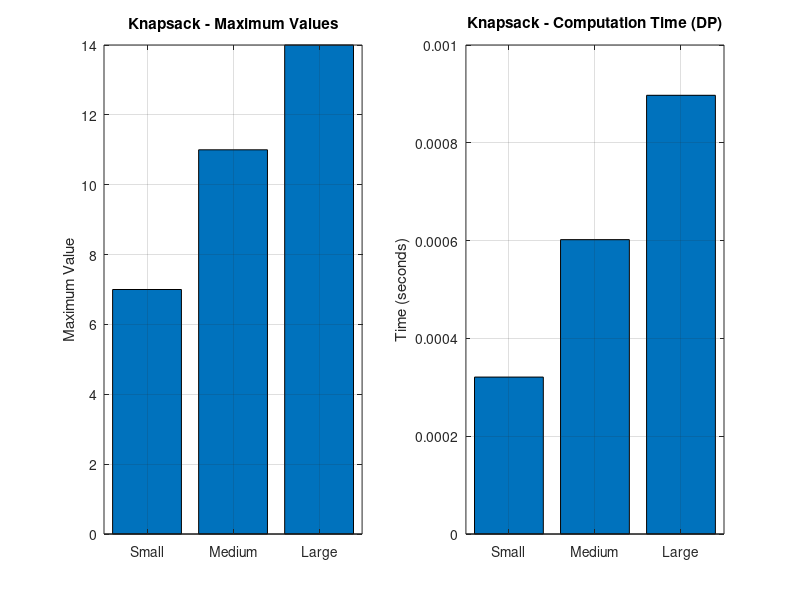

This figure's MATLAB source:
% knapsack_dp.m
function knapsack_dp()
    fprintf('=== Knapsack Problem (Dynamic Programming) ===\n');
    
    % Test cases of different sizes
    test_cases = {
        {[2, 3, 4, 5], [3, 4, 5, 6], 5, 'Small'},
        {[1, 3, 4, 5, 2], [1, 4, 5, 7, 3], 8, 'Medium'},
        {[2, 1, 3, 4, 2, 5], [3, 2, 4, 5, 3, 6], 10, 'Large'}
    };
    
    times = zeros(length(test_cases), 1);
    max_values = zeros(length(test_cases), 1);
    
    for i = 1:length(test_cases)
        weights = test_cases{i}{1};
        values = test_cases{i}{2};
        capacity = test_cases{i}{3};
        case_name = test_cases{i}{4};
        
        fprintf('\n%s Test Case:\n', case_name);
        fprintf('Weights: '); fprintf('%d ', weights); fprintf('\n');
        fprintf('Values: '); fprintf('%d ', values); fprintf('\n');
        fprintf('Capacity: %d\n', capacity);
        
        tic;
        max_val = knapsack_dp_func(weights, values, capacity);
        time_taken = toc;
        
        times(i) = time_taken;
        max_values(i) = max_val;
        
        fprintf('Maximum value: %d\n', max_val);
        fprintf('Computation time: %.6f seconds\n', time_taken);
    end
    
    % Plot results
    figure;
    subplot(1, 2, 1);
    bar(max_values);
    set(gca, 'XTickLabel', {'Small', 'Medium', 'Large'});
    ylabel('Maximum Value');
    title('Knapsack - Maximum Values');
    grid on;
    
    subplot(1, 2, 2);
    bar(times);
    set(gca, 'XTickLabel', {'Small', 'Medium', 'Large'});
    ylabel('Time (seconds)');
    title('Knapsack - Computation Time (DP)');
    grid on;
    
    % Save results
    save("knapsack_dp.mat", "times", "max_values", "test_cases");
end

function max_value = knapsack_dp_func(weights, values, capacity)
    n = length(weights);
    % Create DP table
    dp = zeros(n+1, capacity+1);
    
    for i = 1:n+1
        for w = 1:capacity+1
            if i == 1 || w == 1
                dp(i, w) = 0;
            elseif weights(i-1) <= w-1
                dp(i, w) = max(values(i-1) + dp(i-1, w-weights(i-1)), dp(i-1, w));
            else
                dp(i, w) = dp(i-1, w);
            end
        end
    end
    
    max_value = dp(n+1, capacity+1);
end